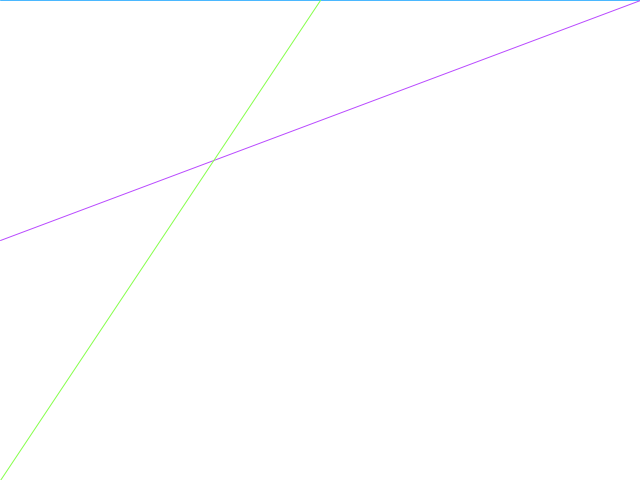
Frame 1 (no input)
Frame 60 (the mouse pressed at the canvas centre just before this capture): identical to frame 1, image omitted
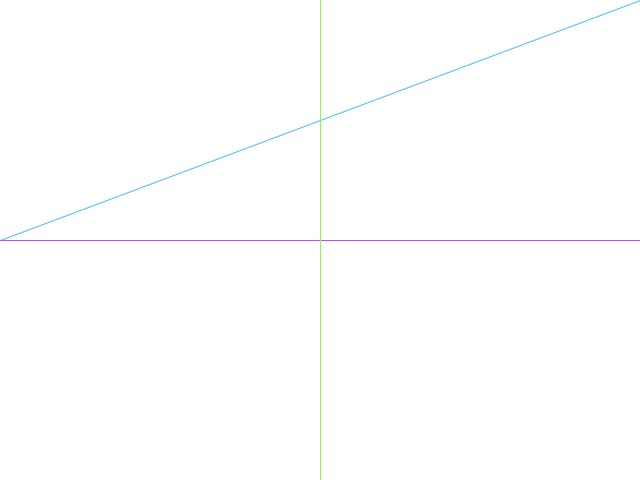
Frame 120 (the mouse held since frame 60 and released just before this capture)

The Processing sketch that drew these frames (run headless with seeded random() and noise(); from frame 60 on, the mouse is pressed at the canvas centre):

// Processing sketch: processing_87656
// ── processing_87656.pde

void setup() {
  size(640, 480);
  smooth();
  noStroke();
}

void draw() {
  background(255);

  stroke(0xFF4BB8FF);
  line(0, mouseY, width, 0);

  stroke(0xFFB94BFF);
  line(width, mouseY, 0, height/2);

  stroke(0xFF86FF4B);
  line(mouseX, height, width/2, 0);
}
